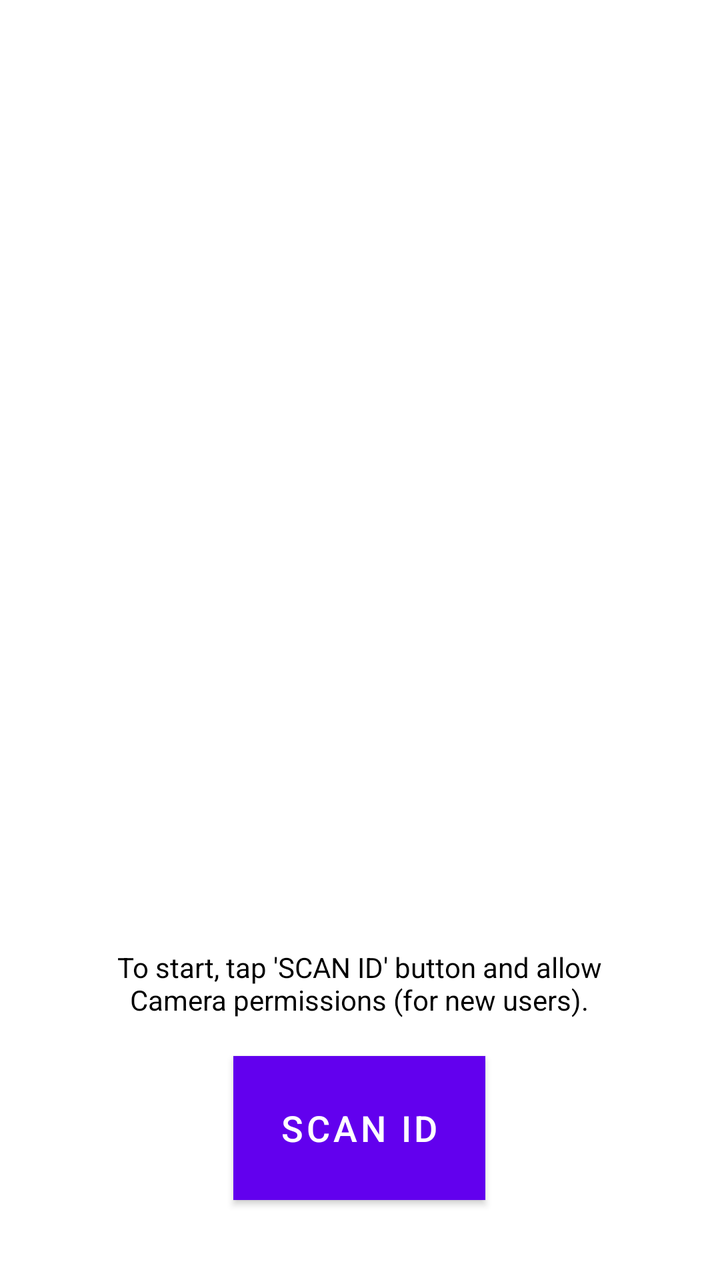
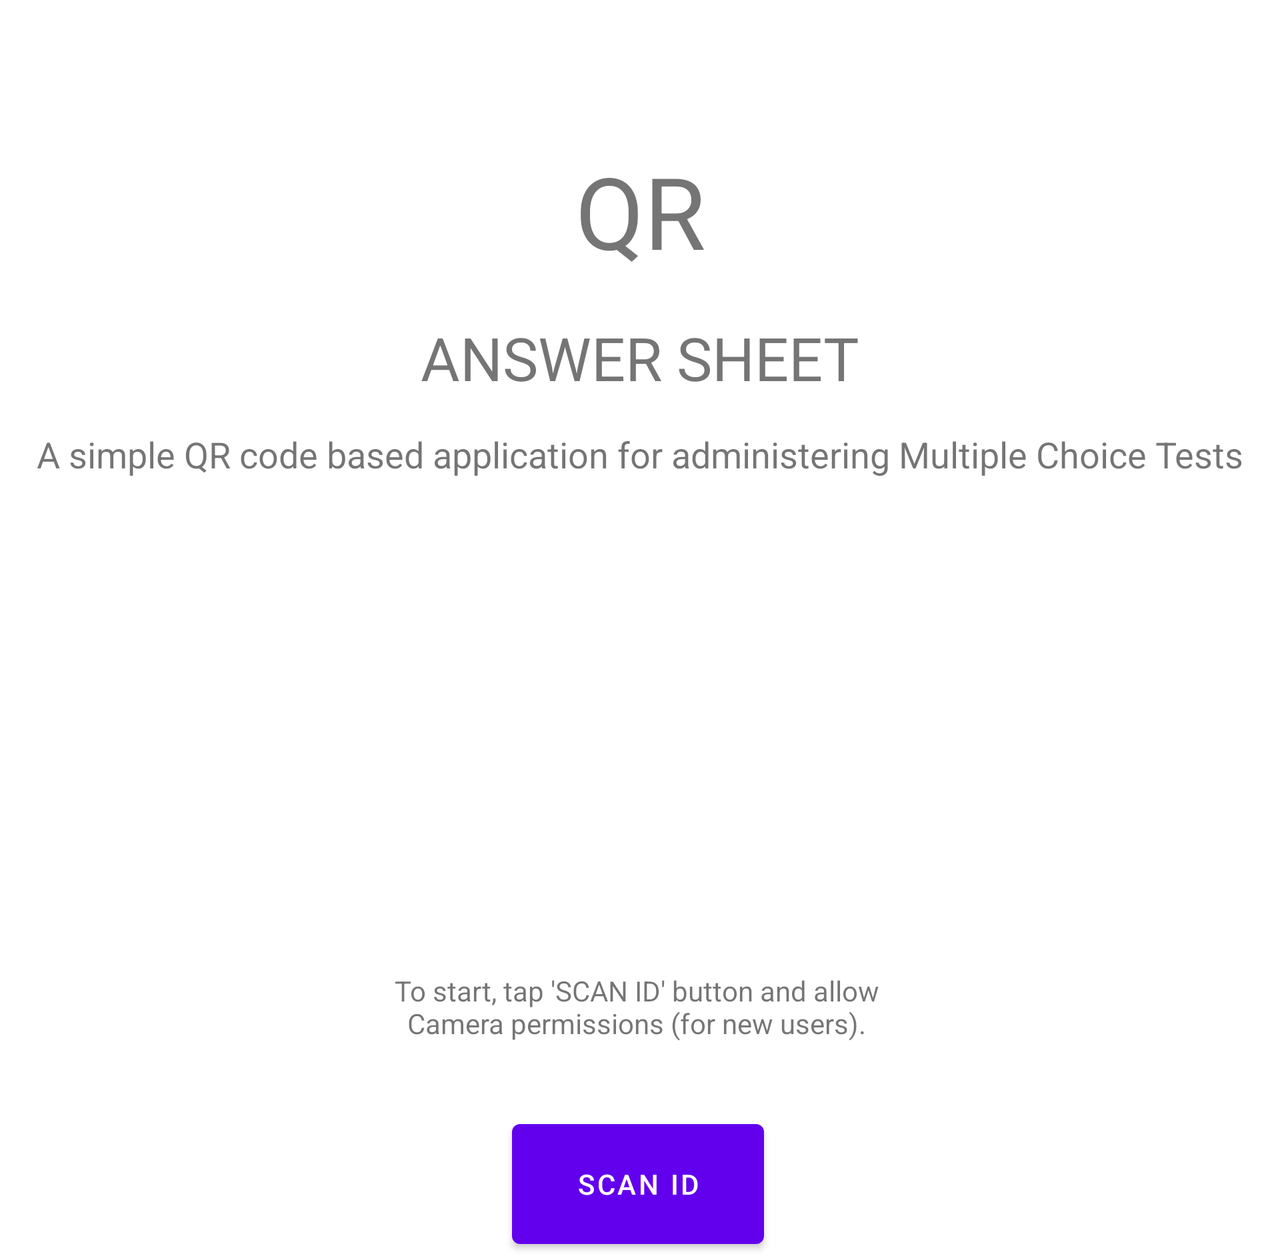

One screen, two layout resources from the same app: the default and the repository's alternative for another configuration. Each is rendered where Android would select it; the XML of both is given below.
<!-- AndroidManifest.xml: application theme AppTheme -->
<!-- res/layout/activity_app_start.xml -->
<?xml version="1.0" encoding="utf-8"?>


<LinearLayout xmlns:android="http://schemas.android.com/apk/res/android"
    xmlns:app="http://schemas.android.com/apk/res-auto"
    xmlns:tools="http://schemas.android.com/tools"
    android:background="@drawable/ic_bg"
    android:layout_width="match_parent"
    android:layout_height="match_parent"
    android:orientation="vertical"
    tools:context=".AppStart">

<androidx.constraintlayout.widget.ConstraintLayout
    android:layout_width="match_parent"
    android:layout_height="match_parent"
    tools:context=".AppStart">

    <ImageView
        android:id="@+id/imageView2"
        android:layout_width="342dp"
        android:layout_height="0dp"
        android:layout_marginTop="24dp"
        app:layout_constraintBottom_toTopOf="@+id/textView16"
        app:layout_constraintEnd_toEndOf="parent"
        app:layout_constraintHorizontal_bias="0.492"
        app:layout_constraintStart_toStartOf="parent"
        app:layout_constraintTop_toBottomOf="@+id/textView9"
        app:srcCompat="@drawable/qrlogo" />

    <TextView
        android:id="@+id/textView3"
        android:layout_width="wrap_content"
        android:layout_height="wrap_content"
        android:layout_marginTop="40dp"
        android:text="QR"
        android:textColor="#FFFFFF"
        android:textSize="50sp"
        app:layout_constraintEnd_toEndOf="parent"
        app:layout_constraintStart_toStartOf="parent"
        app:layout_constraintTop_toTopOf="parent" />

    <TextView
        android:id="@+id/textView4"
        android:layout_width="wrap_content"
        android:layout_height="wrap_content"
        android:text="ANSWER SHEET"
        android:textColor="#FFFFFF"
        android:textSize="30sp"
        app:layout_constraintEnd_toEndOf="parent"
        app:layout_constraintStart_toStartOf="parent"
        app:layout_constraintTop_toBottomOf="@+id/textView3" />

    <Button
        android:id="@+id/scan_button"
        android:layout_width="126dp"
        android:layout_height="72dp"
        android:layout_marginBottom="40dp"
        android:background="@android:color/darker_gray"
        android:text="@string/scan_id_l"
        android:textSize="18sp"
        app:layout_constraintBottom_toBottomOf="parent"
        app:layout_constraintEnd_toEndOf="parent"
        app:layout_constraintHorizontal_bias="0.498"
        app:layout_constraintStart_toStartOf="parent" />

    <TextView
        android:id="@+id/textView9"
        android:layout_width="wrap_content"
        android:layout_height="wrap_content"
        android:layout_marginStart="16dp"
        android:layout_marginLeft="16dp"
        android:layout_marginTop="12dp"
        android:layout_marginEnd="16dp"
        android:layout_marginRight="16dp"
        android:gravity="center"
        android:text="A simple QR code based application for administering Multiple Choice Tests"
        android:textColor="#FFFFFF"
        android:textSize="18sp"
        app:layout_constraintEnd_toEndOf="parent"
        app:layout_constraintStart_toStartOf="parent"
        app:layout_constraintTop_toBottomOf="@+id/textView4" />

    <TextView
        android:id="@+id/textView16"
        android:layout_width="258dp"
        android:layout_height="45dp"
        android:layout_marginStart="16dp"
        android:layout_marginLeft="16dp"
        android:layout_marginEnd="16dp"
        android:layout_marginRight="16dp"
        android:layout_marginBottom="12dp"
        android:gravity="center"
        android:text="To start, tap 'SCAN ID' button and allow Camera permissions (for new users)."
        android:textColor="#000000"
        android:textSize="14sp"
        app:layout_constraintBottom_toTopOf="@+id/scan_button"
        app:layout_constraintEnd_toEndOf="parent"
        app:layout_constraintHorizontal_bias="0.495"
        app:layout_constraintStart_toStartOf="parent"
        app:layout_constraintTop_toBottomOf="@+id/textView9"
        app:layout_constraintVertical_bias="0.994" />

</androidx.constraintlayout.widget.ConstraintLayout>

</LinearLayout>
<!-- resources referenced by this layout -->
<resources>
  <string name="scan_id_l">SCAN ID</string>
</resources>
<!-- res/layout-land/activity_app_start.xml (the repository's variant of the layout above) -->
<!-- drawn on the phone turned sideways -->
<?xml version="1.0" encoding="utf-8"?>
<ScrollView xmlns:android="http://schemas.android.com/apk/res/android"
    xmlns:app="http://schemas.android.com/apk/res-auto"
    xmlns:tools="http://schemas.android.com/tools"
    android:layout_width="match_parent"
    android:layout_height="match_parent"
    android:orientation="vertical"
    tools:context=".AppStart">
<LinearLayout
    android:layout_width="match_parent"
    android:layout_height="match_parent"
    android:orientation="vertical">

<androidx.constraintlayout.widget.ConstraintLayout
    android:layout_width="match_parent"
    android:layout_height="match_parent"
    tools:context=".AppStart">

    <TextView
        android:id="@+id/textView3"
        android:layout_width="wrap_content"
        android:layout_height="wrap_content"
        android:layout_marginTop="72dp"
        android:text="QR"
        android:textSize="50sp"
        app:layout_constraintEnd_toEndOf="parent"
        app:layout_constraintStart_toStartOf="parent"
        app:layout_constraintTop_toTopOf="parent" />

    <TextView
        android:id="@+id/textView4"
        android:layout_width="wrap_content"
        android:layout_height="wrap_content"
        android:layout_marginTop="20dp"
        android:text="ANSWER SHEET"
        android:textSize="30sp"
        app:layout_constraintEnd_toEndOf="parent"
        app:layout_constraintStart_toStartOf="parent"
        app:layout_constraintTop_toBottomOf="@+id/textView3" />

    <Button
        android:id="@+id/scan_button"
        android:layout_width="126dp"
        android:layout_height="72dp"
        android:layout_marginTop="16dp"
        android:text="@string/scan_id_l"
        app:layout_constraintEnd_toEndOf="parent"
        app:layout_constraintHorizontal_bias="0.498"
        app:layout_constraintStart_toStartOf="parent"
        app:layout_constraintTop_toBottomOf="@+id/textView16" />

    <TextView
        android:id="@+id/textView9"
        android:layout_width="wrap_content"
        android:layout_height="wrap_content"
        android:layout_marginStart="16dp"
        android:layout_marginLeft="16dp"
        android:layout_marginTop="16dp"
        android:layout_marginEnd="16dp"
        android:layout_marginRight="16dp"
        android:gravity="center"
        android:text="A simple QR code based application for administering Multiple Choice Tests"
        android:textSize="18sp"
        app:layout_constraintEnd_toEndOf="parent"
        app:layout_constraintStart_toStartOf="parent"
        app:layout_constraintTop_toBottomOf="@+id/textView4" />

    <TextView
        android:id="@+id/textView16"
        android:layout_width="274dp"
        android:layout_height="73dp"
        android:layout_marginStart="16dp"
        android:layout_marginLeft="16dp"
        android:layout_marginTop="228dp"
        android:layout_marginEnd="16dp"
        android:layout_marginRight="16dp"
        android:gravity="center"
        android:text="To start, tap 'SCAN ID' button and allow Camera permissions (for new users)."
        android:textSize="14sp"
        app:layout_constraintEnd_toEndOf="parent"
        app:layout_constraintHorizontal_bias="0.495"
        app:layout_constraintStart_toStartOf="parent"
        app:layout_constraintTop_toBottomOf="@+id/textView9" />

</androidx.constraintlayout.widget.ConstraintLayout>

</LinearLayout>
</ScrollView>
